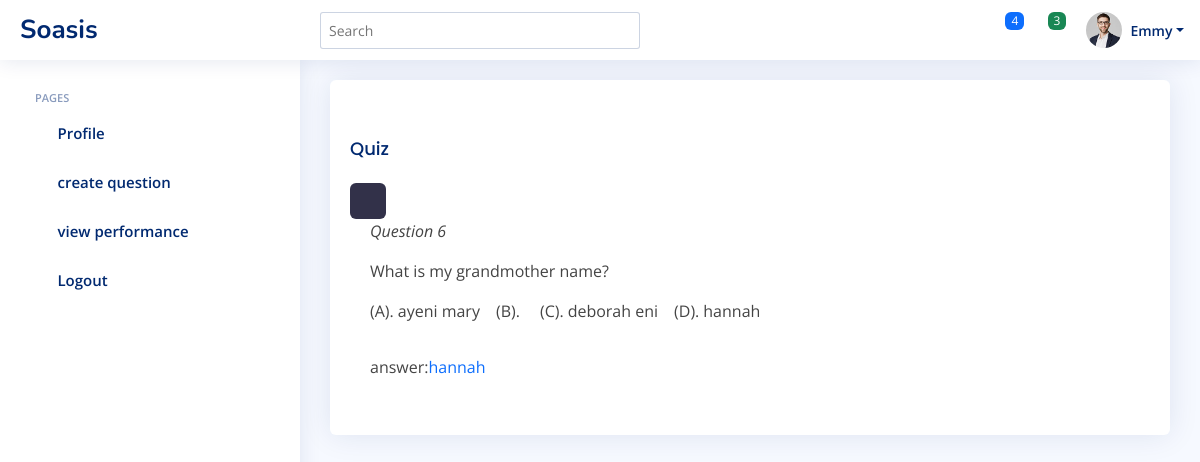
The app's page /staff/question_6 (signed in) with its own data.
### testapp/models.py (models this page shows, shortened)
class Questions(models.Model):
    question = models.CharField(max_length=555)
    answer_options = models.ForeignKey(AnswerOptions, on_delete=models.CASCADE, null=True, blank=True)
    correct_answer = models.CharField(blank=True, max_length=255, null=True)
    created_by = models.ForeignKey(Account, on_delete=models.CASCADE)
    created = models.DateTimeField(auto_now_add=True)

class AnswerOptions(models.Model):
    a = models.CharField(max_length=255)
    b = models.CharField(max_length=255)
    c = models.CharField(max_length=255)
    d = models.CharField(max_length=255)

### staff/views.py (the view)
# urls.py: path('question_<q_id>',single_page,name="single"),
def single_page(request,*args,**kwargs):
    q_id = kwargs.get('q_id')
    question = Questions.objects.get(id=q_id)
    answers = question.answer_options
    context={"question":question,"answers":answers}
    return render(request,'staff/snippets/single_page.html',context)

### staff/templates/staff/snippets/single_page.html (shortened to what this page needs)
{% extends "staff/snippets/base.html" %}
{% block content %}
{% include "staff/snippets/nav.html" %}
{% include "staff/snippets/aside.html" %}
    <main id="main" class="main">
        <section class="section dashboard">
          <div class="row">
            <div class="col-md-12">
              <div class="card rounded">
                <div class="card-body" >
                   <button class="btn btn-default" ><i class="bi bi-arrow-left arrow"></i></button>
                  <h5 class="card-title ">Quiz</h5>
                  <button type="button edit_btn" class="btn btn-primary" data-bs-toggle="modal" data-bs-target="#basicModal">
                    <i class="bi bi-pen"></i>
                  </button>
                  <div class="card-body m-0">
                    <i class="text-bold ">Question <span>{{question.id}}</span></i>
                    <div class="pt-3 question" id="">
                      {{question.question}}
                    </div>
                    <div class="d-flex flex-wrap mb-3 pt-3 gap-3">
                      <div class=" d-flex flex-wrap gap-1">
                        (A).<p>{{answers.a}}</p>
                      </div>
                      <div class="d-flex flex-wrap gap-1">
                        (B).<p>{{answer.b}}</p>
                      </div>
                      <div class="d-flex flex-wrap gap-1">
                        (C).<p>{{answers.c}}</p>
                      </div>
                      <div class="d-flex flex-wrap gap-1">
                        (D).<p>
                         {{answers.d}}</p>
                      </div>
                    </div>
                    <div class="d-flex">
                        answer:<p class="text-primary"> {{question.correct_answer}}</p>
                    </div>
                  </div>
                </div>
            </div>
        </section>
</main>
{% endblock content %}

### static/assets/css/style.css (style rules this page uses)
:root { scroll-behavior: smooth; }
body { font-family: "Open Sans", sans-serif; background: #f6f9ff; color: #444444; }
h1, h2, h3, h4, h5, h6 { font-family: "Nunito", sans-serif; }
#main { margin-top: 60px; padding: 20px 30px; transition: all 0.3s; }
.card { margin-bottom: 30px; border: none; border-radius: 5px; box-shadow: 0px 0 30px rgba(1, 41, 112, 0.1); }
.card-title { padding: 20px 0 15px 0; font-size: 18px; font-weight: 500; color: #012970; font-family: "Poppins", sans-serif; }
.card-body { padding: 0 20px 20px 20px; }
@media (min-width: 1200px) { #main, #footer { margin-left: 300px; } }

### staff/templates/staff/snippets/base.html (style rules this page uses)
.btn-primary { background: #323149; border: #323149; }

### staff/templates/staff/snippets/single_page.html (style rules this page uses)
.arrow { margin-left:-10px; }

### records on screen
Questions: id "6", question "What is my grandmother name?", correct_answer "hannah"
AnswerOptions: a "ayeni mary", c "deborah eni", d "hannah"
